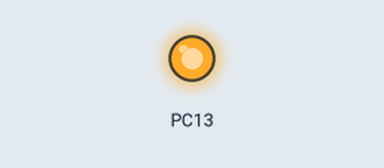
A sketch run on a simulated STM32 Blue Pill. Shown: output pins drawn as LEDs (lit = HIGH).

Above: at 0.45 s.
At 5.0 s:
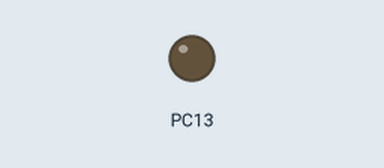
Timing chart, 0 to 7.2 s (numbered marks = the images above):
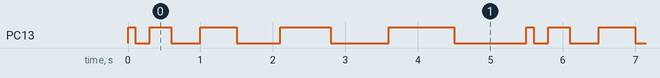

The sketch:

Changing_Blink_Rate.ino
```cpp
void setup() {
    // Initialize the LED pin as an output
    pinMode(PC13, OUTPUT);
}

void loop() {
    static int delayTime = 100; // Initial delay in milliseconds

    // Toggle the LED state
    digitalWrite(PC13, !digitalRead(PC13));

    // Wait for the delay time
    delay(delayTime);

    // Change the delay to create a changing blink rate
    delayTime += 100;
    if (delayTime > 1000) {
        delayTime = 100; // Reset delay after reaching 1000 ms
    }
}
```

Measured:
- by itself, PC13: repeats every 5.5 s: LOW 0.20 s, HIGH 0.30 s, LOW 0.40 s, HIGH 0.50 s, LOW 0.60 s, HIGH 0.70 s, LOW 0.80 s, HIGH 0.90 s, LOW 1.0 s, HIGH 0.10 s
- by itself, everything shown: repeats every 5.5 s, in 10 steps
